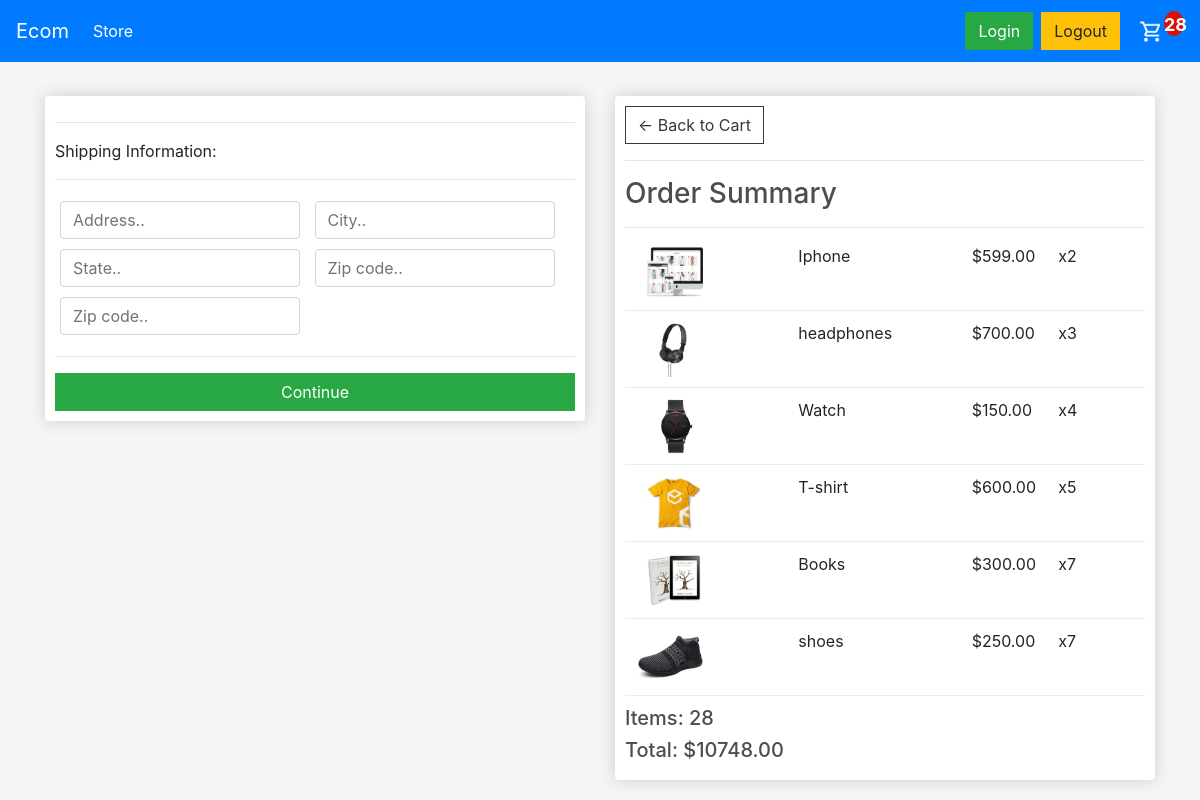
Screenshot of /checkout/ (signed in) with the database file from the repository.
### store/models.py (models this page shows, shortened)
class OrderItem(models.Model):
	product = models.ForeignKey(Product, on_delete=models.SET_NULL, null=True)
	order = models.ForeignKey(Order, on_delete=models.SET_NULL, null=True)
	quantity = models.IntegerField(default=0, null=True, blank=True)
	date_added = models.DateTimeField(auto_now_add=True)
	@property
	def get_total(self):
		total = self.product.price * self.quantity
		return total

class Product(models.Model):
	name = models.CharField(max_length=200)
	price = models.FloatField()
	digital = models.BooleanField(default=False,null=True, blank=True)
	image = models.ImageField(null=True, blank=True)
	@property
	def imageURL(self):
		try:
			url = self.image.url
		except:
			url = ''
		return url

class Order(models.Model):
	customer = models.ForeignKey(Customer, on_delete=models.SET_NULL, null=True, blank=True)
	date_ordered = models.DateTimeField(auto_now_add=True)
	complete = models.BooleanField(default=False)
	transaction_id = models.CharField(max_length=100, null=True)
	@property
	def shipping(self):
		shipping = False
		orderitems = self.orderitem_set.all()
		for i in orderitems:
			if i.product.digital == False:
				shipping = True
		return shipping
	@property
	def get_cart_total(self):
		orderitems = self.orderitem_set.all()
		total = sum([item.get_total for item in orderitems])
		return total
	@property
	def get_cart_items(self):
		orderitems = self.orderitem_set.all()
		total = sum([item.quantity for item in orderitems])
		return total

### store/views.py (the view)
# urls.py: path('checkout/', views.checkout, name="checkout"),
def checkout(request):
	if request.user.is_authenticated:
		customer = request.user.customer
		order, created = Order.objects.get_or_create(customer=customer, complete=False)
		items = order.orderitem_set.all()
		cartItems = order.get_cart_items
	else:
		items = []
		order = {'get_cart_total':0, 'get_cart_items':0, 'shipping':False}
		cartItems = order['get_cart_items']
	context = {'items':items, 'order':order, 'cartItems':cartItems}
	return render(request, 'store/Checkout.html', context)

### store/templates/store/Checkout.html (shortened to what this page needs)
{% extends 'store/Main.html' %}
{% load static %}
{% block content %}
     <div class="row">
		<div class="col-lg-6">
			<div class="box-element" id="form-wrapper">
				<form id="form">
					<div id="shipping-info">
						<hr>
						<p>Shipping Information:</p>
						<hr>
						<div class="form-field">
							<input class="form-control" type="text" name="address" required placeholder="Address..">
						</div>
						<div class="form-field">
							<input class="form-control" required type="text" name="city" placeholder="City..">
						</div>
						<div class="form-field">
							<input class="form-control" type="text"  required name="state" placeholder="State..">
						</div>
						<div class="form-field">
							<input class="form-control"  required type="text" name="zipcode" placeholder="Zip code..">
						</div>
						<div class="form-field">
							<input class="form-control" type="text" required name="country" placeholder="Zip code..">
						</div>
					</div>
					<hr>
					<input id="form-button" class="btn btn-success btn-block" type="submit" value="Continue">
				</form>
			</div>
			<br>
		</div>
		<div class="col-lg-6">
			<div class="box-element">
				<a  class="btn btn-outline-dark" href="{% url 'cart' %}">&#x2190; Back to Cart</a>
				<hr>
				<h3>Order Summary</h3>
				<hr>
				{% for item in items %}
				<div class="cart-row">
					<div style="flex:2"><img class="row-image" src="{{item.product.imageURL}}"></div>
					<div style="flex:2"><p>{{item.product.name}}</p></div>
					<div style="flex:1"><p>${{item.product.price|floatformat:2}}</p></div>
					<div style="flex:1"><p>x{{item.quantity}}</p></div>
				</div>
				{% endfor %}
				<h5>Items:   {{order.get_cart_items}}</h5>
				<h5>Total:   ${{order.get_cart_total|floatformat:2}}</h5>
			</div>
		</div>
	</div>
{% endblock content %}

### store/static/css/mainn.css (style rules this page uses)
body { background-color:whitesmoke; }
h1,h2,h3,h4,h5,h6 { color:hsl(0, 0%, 30%); }
.box-element { box-shadow:hsl(0, 0%, 80%) 0 0 16px; background-color: #fff; border-radius: 4px; padding: 10px; }
.col-lg-4, .col-lg-6, .col-lg-8, .col-lg-12 { margin-top: 10px; }
.btn { border-radius: 0; }
.row-image { width: 100px; }
.form-field { width:250px; display: inline-block; padding: 5px; }
.cart-row { display: flex; align-items: flex-stretch; padding-bottom: 10px; margin-bottom: 10px; border-bottom: 1px solid #ececec; }

### rows the page displays
OrderItem: product.imageURL (picture), product.name "Iphone", product.price "599.00", quantity "2"
OrderItem: product.imageURL (picture), product.name "headphones", product.price "700.00", quantity "3"
OrderItem: product.imageURL (picture), product.name "Watch", product.price "150.00", quantity "4"
OrderItem: product.imageURL (picture), product.name "T-shirt", product.price "600.00", quantity "5"
OrderItem: product.imageURL (picture), product.name "Books", product.price "300.00", quantity "7"
OrderItem: product.imageURL (picture), product.name "shoes", product.price "250.00", quantity "7"
Order: get_cart_items "28", get_cart_total "10748.00"

### other values shown
{{ cartItems }} "28"
